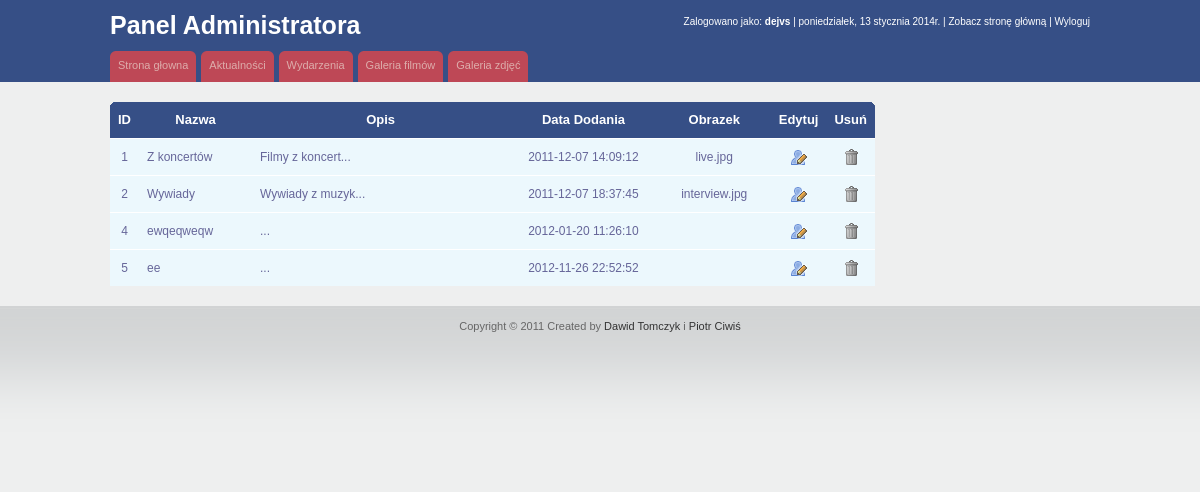
/PAI_musicBlog/administrator/index.php?admin=films&action=showFilmsCat (signed in), run on the app's committed database.
### tables this page shows
CREATE TABLE `films_category` (
  `id` int(11) NOT NULL auto_increment,
  `name` varchar(50) NOT NULL,
  `description` varchar(200) NOT NULL,
  `addDate` datetime NOT NULL,
  `image` varchar(50) NOT NULL,
  `viewImage` varchar(50) NOT NULL,
  `usersId` int(11) NOT NULL,
  PRIMARY KEY  (`id`)
);

### PAI_musicBlog/administrator/includes/admin.films.class.php (the view, shortened to what this page needs)
<?php
class AdminFilms
{
	public static function showFilmsCat()
    {
		$host = 'laverte.nazwa.pl';
		$login = 'laverte_13';
		$password = 'DAwidtomczyks11';
		$database = 'laverte_13';
        try
        {
            @$db = new mysqli($host, $login, $password, $database);
			if(mysqli_connect_errno()) {
				echo Show::ShowMessage ("Nie udało się połączyć z bazą...", false);
			}
			else
			{
				$result = @$db->query("select id, name, description, addDate, image from films_category");
				$all = $result->num_rows;
				if($all <= 0)
				{
					echo Show::ShowMessage ("Brak kategorii do wyświetlenia...", false);
				}
				else
				{
					if ($result === false)
					{
						throw new sqlQueryError();
						$db -> close();
					}
					else
					{
						echo
						'<table width="100%" id="rounded-corner">
							<thead>
								<tr>
									<th width="5%" class="rounded-company" scope="col">ID</th>
									<th width="15%" class="rounded" scope="col" align="center">Nazwa</th>
									<th width="35%" class="rounded" scope="col" align="center">Opis</th>
									<th width="20%" class="rounded" scope="col" align="center">Data Dodania</th>
									<th width="15%" class="rounded" scope="col" align="center">Obrazek</th>
									<th width="5%" class="rounded" scope="col" align="center">Edytuj</th>
									<th width="5%" class="rounded-q4" scope="col" align="center">Usuń</th>
								</tr>
							</thead>
							<tfoot>
							</tfoot>
							<tbody>';
						while (($news = $result->fetch_assoc()) !== null)
						{
							$id = $news['id'];
							$ShortText 	= substr($news['description'], 0, 15);
							$ShortText 	.= '...';
							echo
								'<tr>
									<td align="center">',$id,'</td>
									<td>',$news['name'],'</td>
									<td>',$ShortText,'</td>
									<td align="center">',$news['addDate'],'</td>
									<td align="center">',$news['image'],'</td>
									<td align="center"><a href="index.php?admin=films&action=editC&id=',$id,'"><img src="images/user_edit.png" alt="Edytuj kategorie..." title="Edytuj kategorie..." border="0" /></a></td>
									<td align="center"><a href="index.php?admin=films&action=deleteC&id=',$id,'" class="ask"><img src="images/trash.png" alt="Usuń kategorie..." title="Usuń kategorie..." border="0" /></a></td>
								</tr>';
						}
						echo
							'</tbody>
						</table>';
					}
				}
			}
        }
        catch(Exception $Error)
        {
            echo Show::ShowMessage('Wystąpił poważny błąd. Proszę spróbować później...', false);
        }
    }
}
?>

### PAI_musicBlog/administrator/style.css (style rules this page uses)
body { font-family: Verdana, Arial, sans-serif; font-size:12px; line-height:20px; color:#666; background:#eeefef; }
a { color:#364f86; text-decoration: none; cursor:pointer; }
#content a { text-decoration: underline; }
#rounded-corner { margin:0px; width:765px; text-align: left; border-collapse: collapse; }
#rounded-corner thead th.rounded-company { width:26px; background: #364f86 url('images/left.jpg') left top no-repeat; }
#rounded-corner thead th.rounded-q4 { background: #364f86 url('images/right.jpg') right top no-repeat; }
#rounded-corner th { padding: 8px; font-weight: bold; font-size: 13px; color: #fff; background: #364f86; }
#rounded-corner td { padding: 8px; background: #ecf8fd; border-top: 1px solid #fff; color: #669; }

### data on the page
films_category: id "1", name "Z koncertów", description "Filmy z koncert...", addDate "2011-12-07 14:09:12", image "live.jpg"
films_category: id "2", name "Wywiady", description "Wywiady z muzyk...", addDate "2011-12-07 18:37:45", image "interview.jpg"
films_category: id "4", name "ewqeqweqw", description "...", addDate "2012-01-20 11:26:10"
films_category: id "5", name "ee", description "...", addDate "2012-11-26 22:52:52"

### other printed values
$user "dejvs"
